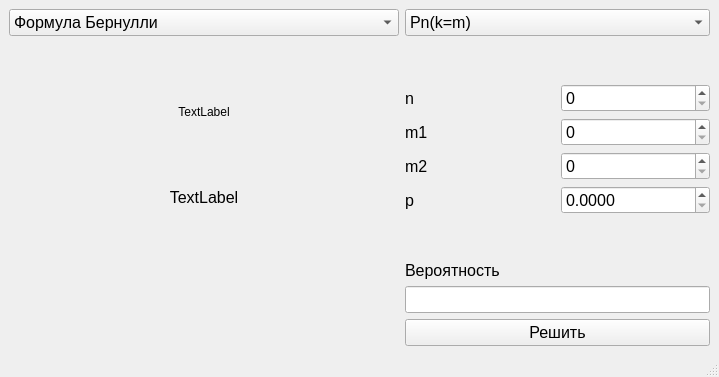
<?xml version="1.0" encoding="UTF-8"?>
<ui version="4.0">
 <class>MainWindow</class>
 <widget class="QMainWindow" name="MainWindow">
  <property name="geometry">
   <rect>
    <x>0</x>
    <y>0</y>
    <width>719</width>
    <height>377</height>
   </rect>
  </property>
  <property name="maximumSize">
   <size>
    <width>16777215</width>
    <height>16777215</height>
   </size>
  </property>
  <property name="windowTitle">
   <string>MainWindow</string>
  </property>
  <widget class="QWidget" name="centralwidget">
   <layout class="QHBoxLayout" name="horizontalLayout">
    <item>
     <layout class="QVBoxLayout" name="verticalLayout_2">
      <item>
       <widget class="QComboBox" name="formulaType">
        <property name="font">
         <font>
          <pointsize>12</pointsize>
         </font>
        </property>
        <item>
         <property name="text">
          <string>Формула Бернулли</string>
         </property>
        </item>
        <item>
         <property name="text">
          <string>Формула Пуассона</string>
         </property>
        </item>
       </widget>
      </item>
      <item>
       <widget class="QLabel" name="formula_img">
        <property name="minimumSize">
         <size>
          <width>390</width>
          <height>140</height>
         </size>
        </property>
        <property name="text">
         <string>TextLabel</string>
        </property>
        <property name="alignment">
         <set>Qt::AlignCenter</set>
        </property>
       </widget>
      </item>
      <item>
       <widget class="QLabel" name="restriction_label">
        <property name="font">
         <font>
          <pointsize>12</pointsize>
         </font>
        </property>
        <property name="text">
         <string>TextLabel</string>
        </property>
        <property name="alignment">
         <set>Qt::AlignCenter</set>
        </property>
       </widget>
      </item>
      <item>
       <spacer name="verticalSpacer_3">
        <property name="orientation">
         <enum>Qt::Vertical</enum>
        </property>
        <property name="sizeHint" stdset="0">
         <size>
          <width>20</width>
          <height>40</height>
         </size>
        </property>
       </spacer>
      </item>
     </layout>
    </item>
    <item>
     <layout class="QVBoxLayout" name="verticalLayout">
      <item>
       <widget class="QComboBox" name="solveType">
        <property name="font">
         <font>
          <pointsize>12</pointsize>
         </font>
        </property>
        <item>
         <property name="text">
          <string>Pn(k=m)</string>
         </property>
        </item>
        <item>
         <property name="text">
          <string>Pn(k&lt;m)</string>
         </property>
        </item>
        <item>
         <property name="text">
          <string>Pn(k≥m)</string>
         </property>
        </item>
        <item>
         <property name="text">
          <string>Pn(m1≤k≤m2)</string>
         </property>
        </item>
       </widget>
      </item>
      <item>
       <spacer name="verticalSpacer_2">
        <property name="orientation">
         <enum>Qt::Vertical</enum>
        </property>
        <property name="sizeHint" stdset="0">
         <size>
          <width>296</width>
          <height>13</height>
         </size>
        </property>
       </spacer>
      </item>
      <item>
       <layout class="QGridLayout" name="gridLayout">
        <item row="0" column="1">
         <widget class="QSpinBox" name="n_spinBox">
          <property name="font">
           <font>
            <pointsize>12</pointsize>
           </font>
          </property>
          <property name="maximum">
           <number>9999</number>
          </property>
         </widget>
        </item>
        <item row="0" column="0">
         <widget class="QLabel" name="n_label">
          <property name="font">
           <font>
            <pointsize>12</pointsize>
           </font>
          </property>
          <property name="text">
           <string>n</string>
          </property>
          <property name="textFormat">
           <enum>Qt::AutoText</enum>
          </property>
          <property name="scaledContents">
           <bool>false</bool>
          </property>
          <property name="alignment">
           <set>Qt::AlignLeading|Qt::AlignLeft|Qt::AlignVCenter</set>
          </property>
         </widget>
        </item>
        <item row="1" column="0">
         <widget class="QLabel" name="m1_label">
          <property name="font">
           <font>
            <pointsize>12</pointsize>
           </font>
          </property>
          <property name="text">
           <string>m1</string>
          </property>
         </widget>
        </item>
        <item row="2" column="0">
         <widget class="QLabel" name="m2_label">
          <property name="enabled">
           <bool>true</bool>
          </property>
          <property name="font">
           <font>
            <pointsize>12</pointsize>
           </font>
          </property>
          <property name="text">
           <string>m2</string>
          </property>
         </widget>
        </item>
        <item row="3" column="0">
         <widget class="QLabel" name="p_label">
          <property name="font">
           <font>
            <pointsize>12</pointsize>
           </font>
          </property>
          <property name="text">
           <string>p</string>
          </property>
         </widget>
        </item>
        <item row="1" column="1">
         <widget class="QSpinBox" name="m1_spinBox">
          <property name="font">
           <font>
            <pointsize>12</pointsize>
           </font>
          </property>
         </widget>
        </item>
        <item row="2" column="1">
         <widget class="QSpinBox" name="m2_spinBox">
          <property name="enabled">
           <bool>true</bool>
          </property>
          <property name="font">
           <font>
            <pointsize>12</pointsize>
           </font>
          </property>
         </widget>
        </item>
        <item row="3" column="1">
         <widget class="QDoubleSpinBox" name="p_spinBox">
          <property name="font">
           <font>
            <pointsize>12</pointsize>
           </font>
          </property>
          <property name="decimals">
           <number>4</number>
          </property>
          <property name="maximum">
           <double>1.000000000000000</double>
          </property>
          <property name="singleStep">
           <double>0.001000000000000</double>
          </property>
         </widget>
        </item>
       </layout>
      </item>
      <item>
       <spacer name="verticalSpacer">
        <property name="orientation">
         <enum>Qt::Vertical</enum>
        </property>
        <property name="sizeHint" stdset="0">
         <size>
          <width>296</width>
          <height>13</height>
         </size>
        </property>
       </spacer>
      </item>
      <item>
       <widget class="QLabel" name="result_label">
        <property name="font">
         <font>
          <pointsize>12</pointsize>
         </font>
        </property>
        <property name="text">
         <string>Вероятность</string>
        </property>
       </widget>
      </item>
      <item>
       <widget class="QLineEdit" name="result_lineEdit">
        <property name="font">
         <font>
          <pointsize>12</pointsize>
         </font>
        </property>
        <property name="readOnly">
         <bool>true</bool>
        </property>
       </widget>
      </item>
      <item>
       <widget class="QPushButton" name="result_button">
        <property name="font">
         <font>
          <pointsize>12</pointsize>
         </font>
        </property>
        <property name="text">
         <string>Решить</string>
        </property>
       </widget>
      </item>
     </layout>
    </item>
   </layout>
  </widget>
  <widget class="QMenuBar" name="menubar">
   <property name="geometry">
    <rect>
     <x>0</x>
     <y>0</y>
     <width>719</width>
     <height>26</height>
    </rect>
   </property>
  </widget>
  <widget class="QStatusBar" name="statusbar"/>
 </widget>
 <resources/>
 <connections/>
</ui>
